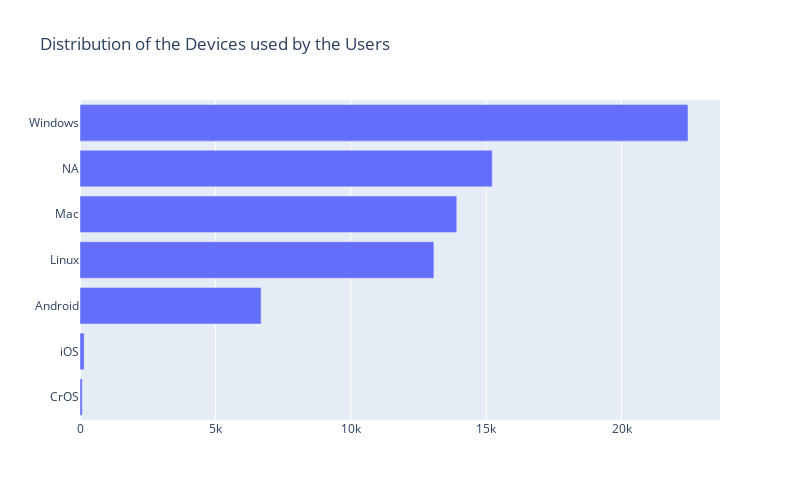

Notebook cell for this chart:
### Code cell
#Create a new column 'UserAgentNew' to categorize values for the column 'userAgent' and fill in the missing values
interactionsDF['userAgentNew'] = userAgentValues
interactionsDF['userAgent'].fillna("NA",inplace=True)
for iX,val in userAgentValues.iteritems():
    interactionsDF.loc[interactionsDF.userAgent.str.contains(val, na=False), 'userAgentNew'] = val



barUserAgents = go.Figure()
barUserAgents.add_trace(go.Bar(x=interactionsDF['userAgentNew'].value_counts().values,y=interactionsDF['userAgentNew'].value_counts().index,orientation='h'))
barUserAgents.update_layout(height=500, width=800, title_text="Distribution of the Devices used by the Users")
barUserAgents.update_yaxes(categoryorder = 'total ascending')
barUserAgents.show()

#interactionsDF['userAgentNew'].value_counts()
#interactionsDF['authorUserAgentNew'].value_counts().sum()

### Figure 1 — Plotly figure (JSON) as saved in the notebook; plotly's stock layout.template omitted (floating-point values rounded to 4 significant figures)
{"data": [{"orientation": "h", "type": "bar", "x": [22450, 15220, 13912, 13068, 6688, 152, 83], "y": ["Windows", "NA", "Mac", "Linux", "Android", "iOS", "CrOS"]}], "layout": {"height": 500, "title": {"text": "Distribution of the Devices used by the Users"}, "width": 800, "yaxis": {"categoryorder": "total ascending"}}}
